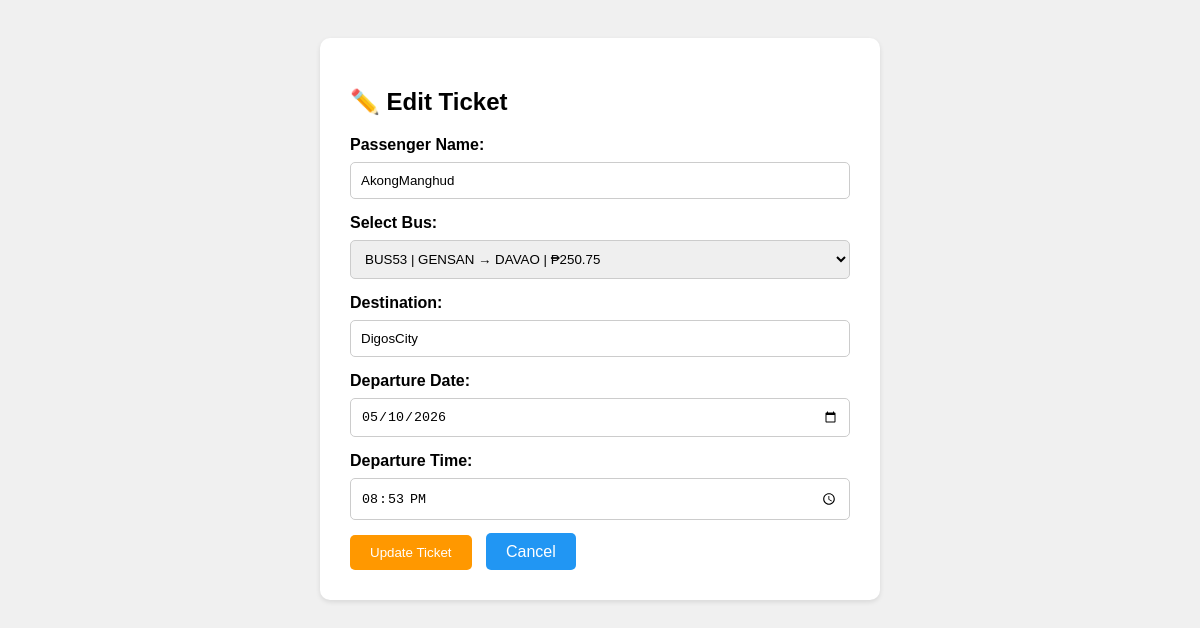
Screenshot of /bus_management/edit_ticket.php?id=TKT-07ABD (signed in) with the database file from the repository.
### tables this page shows
CREATE TABLE `tickets` (
  `TicketID` varchar(10) NOT NULL,
  `PassengerName` varchar(100) NOT NULL,
  `BusID` varchar(10) DEFAULT NULL,
  `Destination` varchar(50) NOT NULL,
  `DepartureDate` date NOT NULL,
  `DepartureTime` time NOT NULL,
  `SeatNumber` int(11) NOT NULL,
  `Price` decimal(10,2) NOT NULL,
  `Status` enum('BOOKED','CANCELLED','SOLD') DEFAULT 'BOOKED',
  `UserID` int(11) DEFAULT NULL
);

CREATE TABLE `bus` (
  `Bus_no` varchar(10) NOT NULL,
  `Source` varchar(50) DEFAULT NULL,
  `Destination` varchar(50) DEFAULT NULL,
  `Couch_type` varchar(26) DEFAULT NULL,
  `Fair` decimal(10,2) DEFAULT NULL,
  `SeatCapacity` int(11) DEFAULT NULL,
  `Manufacture_year` int(11) DEFAULT NULL,
  `Status` varchar(20) DEFAULT NULL
);

### bus_management/edit_ticket.php (the view, shortened to what this page needs)
<?php
require 'config.php';
$id = $_GET['id'];
if ($_SESSION['role'] == 'admin') {
    $stmt = mysqli_prepare($conn, "SELECT * FROM Tickets WHERE TicketID = ?");
    mysqli_stmt_bind_param($stmt, "s", $id);
} else {
    $userID = $_SESSION['user_id'];
    $stmt = mysqli_prepare($conn, "SELECT * FROM Tickets WHERE TicketID = ? AND UserID = ?");
    mysqli_stmt_bind_param($stmt, "si", $id, $userID);
}
mysqli_stmt_execute($stmt);
$result = mysqli_stmt_get_result($stmt);
$ticket = mysqli_fetch_assoc($result);
?>
<!DOCTYPE html>
<html>
<head>
</head>
<body>
<div class="card">
    <h2>✏️ Edit Ticket</h2>
    <form method="POST">
        <label>Passenger Name:</label>
        <input type="text" name="passenger" value="<?php echo $ticket['PassengerName']; ?>" required>
        <label>Select Bus:</label>
        <select name="busid">
            <?php
            $buses = mysqli_query($conn, "SELECT Bus_no, Source, Destination, Fair FROM Bus WHERE Status != 'OUT OF SERVICE'");
            while ($bus = mysqli_fetch_assoc($buses)) { ?>
            <option value="<?php echo $bus['Bus_no']; ?>"
                <?php if ($bus['Bus_no'] == $ticket['BusID']) echo 'selected'; ?>>
                <?php echo $bus['Bus_no'] . " | " . $bus['Source'] . " → " . $bus['Destination'] . " | ₱" . $bus['Fair']; ?>
            </option>
            <?php } ?>
        </select>
        <label>Destination:</label>
        <input type="text" name="destination" value="<?php echo $ticket['Destination']; ?>" required>
        <label>Departure Date:</label>
        <input type="date" name="date" value="<?php echo $ticket['DepartureDate']; ?>" required>
        <label>Departure Time:</label>
        <input type="time" name="time" value="<?php echo $ticket['DepartureTime']; ?>" required>
        <button type="submit" class="btn btn-orange">Update Ticket</button>
        <a href="tickets.php" class="btn btn-blue" style="margin-left:10px;">Cancel</a>
    </form>
</div>
</body>
</html>

### bus_management/edit_ticket.php (style rules this page uses)
body { font-family: Arial; background: #f0f0f0; padding: 30px; }
.card { background: white; padding: 30px; border-radius: 10px; max-width: 500px; margin: auto; box-shadow: 0 2px 5px rgba(0,0,0,0.1); }
input, select { width: 100%; padding: 10px; margin: 8px 0 15px 0; border: 1px solid #ccc; border-radius: 5px; box-sizing: border-box; }
.btn { padding: 10px 20px; border-radius: 5px; color: white; border: none; cursor: pointer; text-decoration: none; }
.btn-orange { background: #FF9800; }
.btn-blue { background: #2196F3; }
label { font-weight: bold; }

### rows the page displays
tickets: passenger "AkongManghud", busid "BUS53 | GENSAN → DAVAO | ₱250.75", destination "DigosCity", date "05/10/2026", time "20:53:00"
